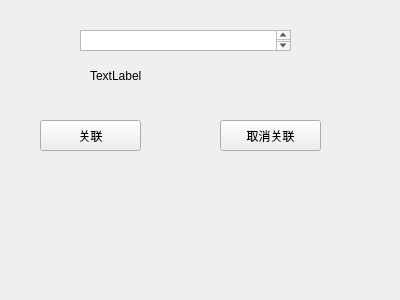
<?xml version="1.0" encoding="UTF-8"?>
<ui version="4.0">
 <class>Widget</class>
 <widget class="QWidget" name="Widget">
  <property name="geometry">
   <rect>
    <x>0</x>
    <y>0</y>
    <width>400</width>
    <height>300</height>
   </rect>
  </property>
  <property name="windowTitle">
   <string>Widget</string>
  </property>
  <widget class="QPushButton" name="pushButtonConn">
   <property name="geometry">
    <rect>
     <x>40</x>
     <y>120</y>
     <width>101</width>
     <height>31</height>
    </rect>
   </property>
   <property name="text">
    <string>关联</string>
   </property>
  </widget>
  <widget class="QPushButton" name="pushButtonDisconn">
   <property name="geometry">
    <rect>
     <x>220</x>
     <y>120</y>
     <width>101</width>
     <height>31</height>
    </rect>
   </property>
   <property name="text">
    <string>取消关联</string>
   </property>
  </widget>
  <widget class="QTextEdit" name="lineEdit">
   <property name="geometry">
    <rect>
     <x>80</x>
     <y>30</y>
     <width>211</width>
     <height>21</height>
    </rect>
   </property>
  </widget>
  <widget class="QLabel" name="label">
   <property name="geometry">
    <rect>
     <x>90</x>
     <y>70</y>
     <width>54</width>
     <height>12</height>
    </rect>
   </property>
   <property name="text">
    <string>TextLabel</string>
   </property>
  </widget>
 </widget>
 <layoutdefault spacing="6" margin="11"/>
 <resources/>
 <connections/>
</ui>
